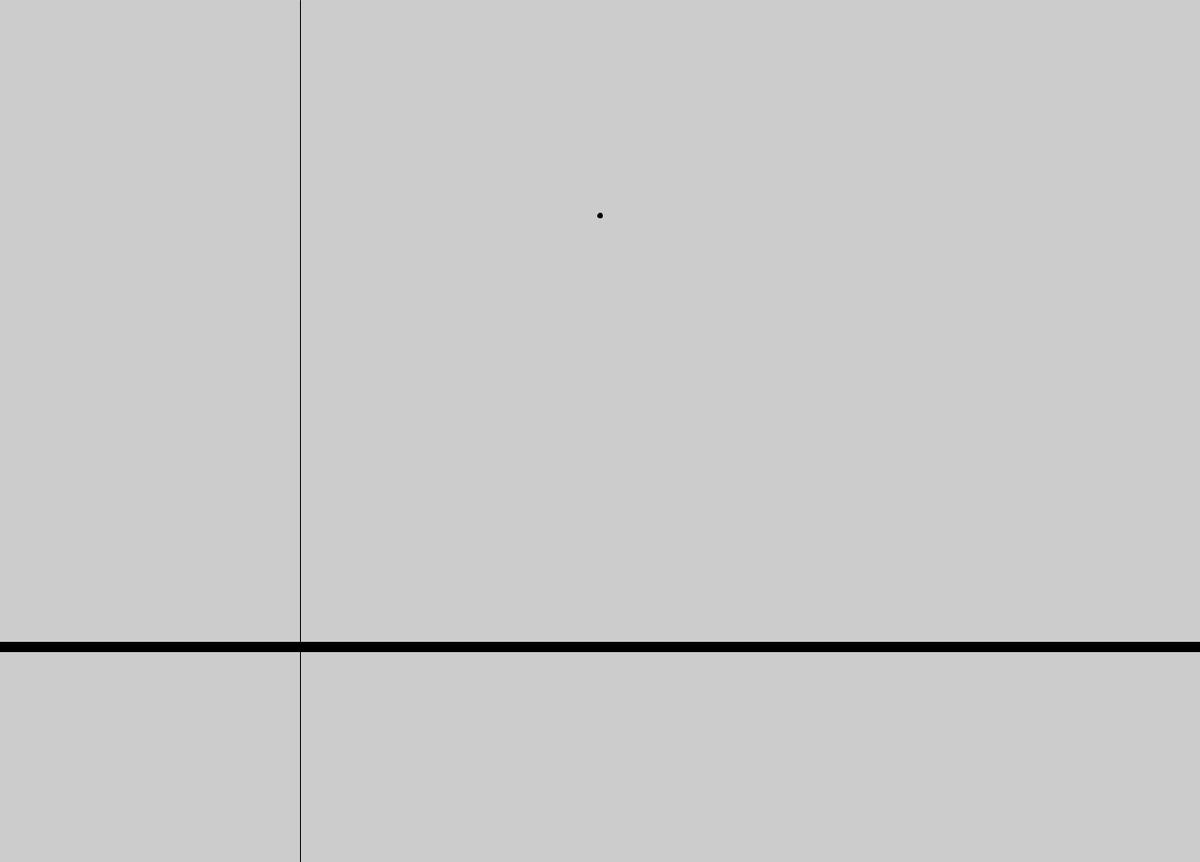
Frame 1 (no input)
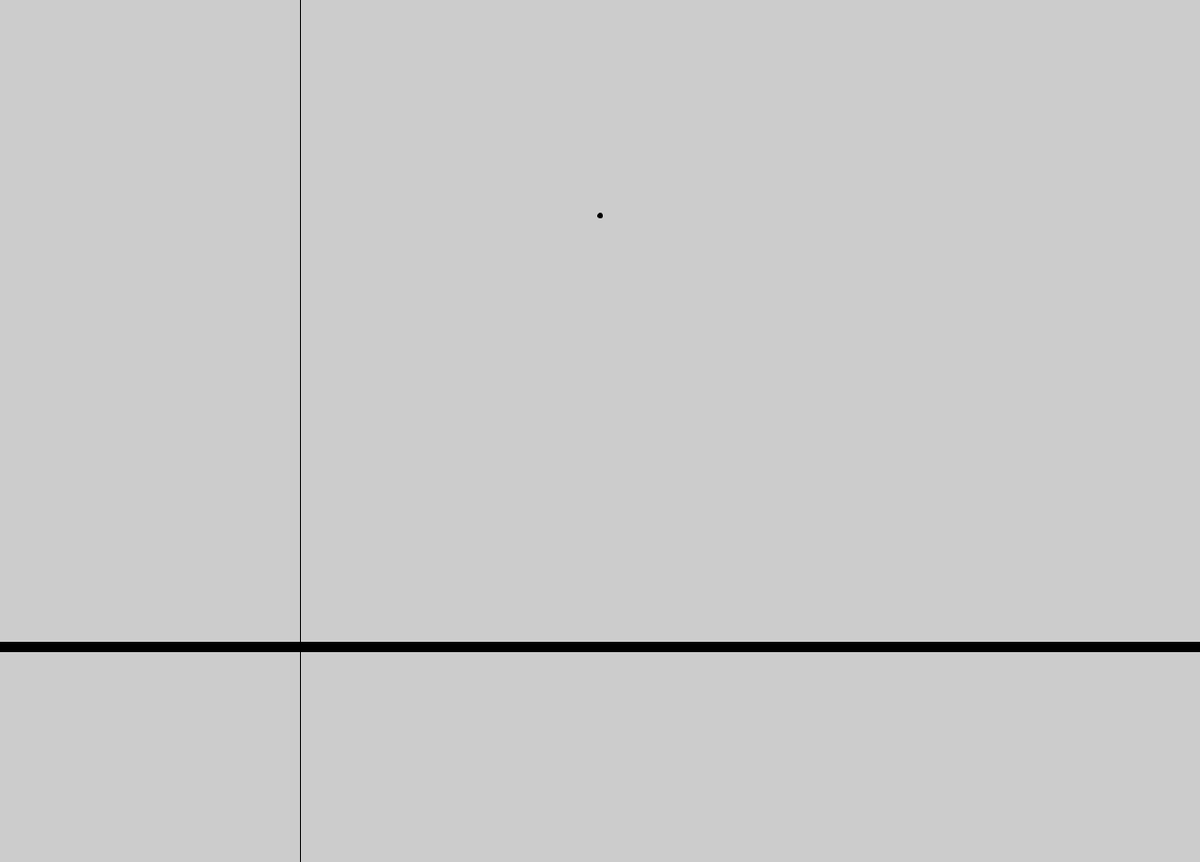
Frame 60 (the mouse pressed at the canvas centre just before this capture)
Frame 120 (the mouse held since frame 60 and released just before this capture): identical to frame 60, image omitted

The Processing sketch that drew these frames (run headless with seeded random() and noise(); from frame 60 on, the mouse is pressed at the canvas centre):

// Processing sketch: NumMethods2
// ── NumMethods2.pde
double x;
double yEuler;
double yRunge;



void setup() {
  size(1280, 920);
  x = x0;
  yEuler = y0;
  yRunge = y0;
  
  translate(width/2, height/2);
  scale(1,-1);
  fill(0);
  displayEllipse(x0, y0);
  if(showExact) {
    displayExactSolution();
  }
 
}

void draw() {
  translate(width/2, height/2);
  scale(1,-1);
  displayGraph();
  

}


void keyPressed() {
  if (showEuler) {
    displayEuler();
  }
  if (showRunge) {
    displayRunge();
  }
  if (showError) {
    displayError();
  }
  updateOdes();
}


void updateOdes() {
  double xn = x + h;
  //euler
  yEuler = euler(x, yEuler);
  
  //runge
  yRunge = rungekutta(x, yRunge);
  //increase x
  x = xn; 
}






void displayEuler() {
  double xn = x + h;
  
  stroke(eulerColor);
  fill(eulerColor);
  double ynEuler = euler(x, yEuler);
  displayLine(x, yEuler, xn, ynEuler);
  displayEllipse(xn, ynEuler);
  
}

void displayRunge() {
  double xn = x + h;
  stroke(rungeColor);
   fill(rungeColor);
  double ynRunge = rungekutta(x, yRunge);
  displayLine(x, yRunge, xn, ynRunge);
  displayEllipse(xn, ynRunge);

  
}

void displayExactSolution() {
  stroke(exactColor);
  for (double xVal = 0; xVal < xRange[1]; xVal = xVal + h/10) {
     displayLine(xVal, yExact(xVal), xVal + h/10, yExact(xVal + h/10));
  }
  for (double xVal = 0; xVal > xRange[0]; xVal = xVal - h/10) {
     displayLine(xVal, yExact(xVal), xVal - h/10, yExact(xVal - h/10));
  }
}

void displayError() {
  double xn = x + h;
  
  double ynEuler = euler(x, yEuler);
  
  stroke(errorColor);
  displayLine(x, Math.abs(yEuler - yExact(x)), xn, Math.abs(ynEuler - yExact(xn)));
  
}






void displayGraph() {
  stroke(0);
  displayLine(xRange[0], 0, xRange[1], 0);
  displayLine(0, yRange[0], 0, yRange[1]);
  for (double i = 0; i < xRange[1]; i = i + h) {
    displayVerticalTick(i, 0);
  }
  for (double i = 0; i > xRange[0]; i = i - h) {
    displayVerticalTick(i, 0);
  }
  
}

void displayVerticalTick(double x0, double y0) {
  PVector p = convert(x0, y0);
  line(p.x, p.y - tickHeight, p.x, p.y + tickHeight);
}

void displayEllipse(double x0, double y0) {
  PVector p0 = convert(x0, y0);
  ellipse(p0.x, p0.y, ellipsesize, ellipsesize);
}

void displayLine(double x0, double y0, double x1, double y1) {
  PVector p0 = convert(x0, y0);
  PVector p1 = convert(x1, y1);
  line(p0.x, p0.y, p1.x, p1.y);
}

void displayPoint(double x, double y) {
  PVector pos = convert(x,y);
  point(pos.x, pos.y);
}

PVector convert(double x, double y) {
  float xVal = map((float)x, (float)xRange[0], (float)xRange[1], -width/2, width/2); 
  float yVal = map((float)y, (float)yRange[0], (float)yRange[1], -height/2, height/2); 
  return new PVector(xVal, yVal);
}

// ── Parameters.pde
  double x0 = 1;
  double y0 = 2;
  double h = .001;

  double[] xRange = {-1, 3};
  double[] yRange = {-1, 3};
  
 
  
  
  //differential equation is y' = f(x,y)
  double f(double x, double y) {
    return 1-x*y; 
  }  
  
  double euler(double x, double y) {
    return y + h*f(x,y);
  }
  
  
  
  
  
  double rungekutta(double x, double y) {
    double k1 = f(x, y);
    double k2 = f(x + h/2, y + h*k1/2);
    double k3 = f(x + h/2, y + h*k2/2);
    double k4 = f(x + h, y + h*k3);
    return y + h/6*(k1 + 2*k2 + 2*k3 + k4);
  } 
  
  double yExact(double x) {
    return Math.exp(-2*x); 
  }
  
  

  
 boolean showEuler = true;
 boolean showRunge = false;
 boolean showExact = false;
 boolean showError = false;
  
  
  color eulerColor = color(0, 124, 52);
  color rungeColor = color(255, 0, 0);
  color errorColor = color(0,0,255);
  color exactColor = color(0,0,0);
  
  float ellipsesize = 5;
  
  float tickHeight = 5;
  
    double exactstepsize = 0.000001;
